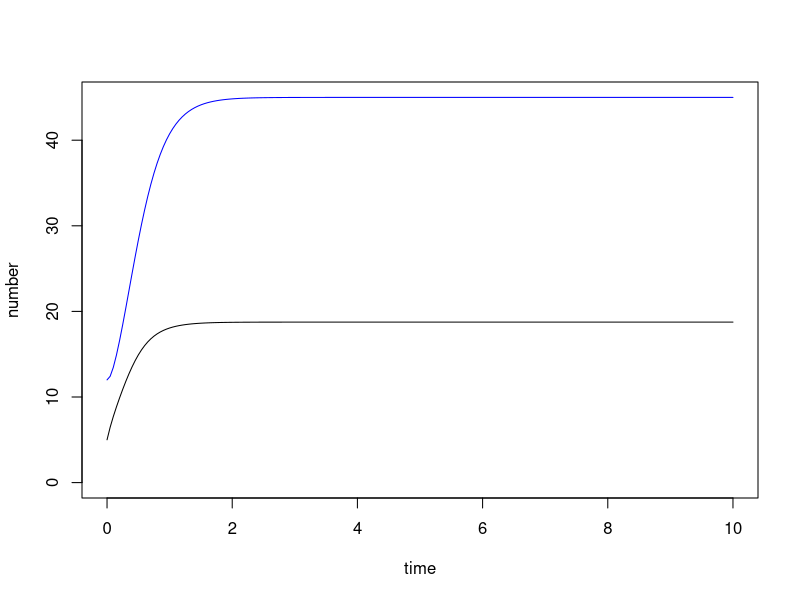

The R source for this figure:
##############################################################
######### ODE MODEL WITH DONNELLY TRANSMISSION LOGIC #########
##############################################################

## ODE model where you lose infectivity after probing/feeding on
## one plant, rather than having a loss of infectivity rate 
## parameter as in the Madden model.

rm(list = ls())

library(deSolve)

model_ode <- function(times, y, parms) {
  
  omega <- parms[["omega"]]
  eta <- parms[["eta"]]
  H <- parms[["H"]]
  A <- parms[["A"]]
  b <- parms[["b"]]
  a <- parms[["a"]]
  c <- parms[["c"]]
  d <- parms[["d"]]
  v <- parms[["v"]]
  epsilon <- parms[["epsilon"]]
  
  I <- y[["I"]]
  Z <- y[["Z"]]
  
  S <- H - I
  X <- A - Z
  #X <- y[["X"]]
  
  phi <- (S + v*I) / (omega*eta*(S + v*epsilon*I))

  dI <- phi*Z*b*S/(S + v*I) - (c + d)*I
  dZ <- phi*X*a*(1 - epsilon*omega)*v*I/(S + v*I) - phi*Z*(1 - a*(1 - epsilon*omega))*v*I/(S + v*I) - phi*Z*S/(S + v*I)
  #dX <- phi*Z*(1 - a*(1 - epsilon*omega))*v*I/(S + v*I) + phi*Z*S/(S + v*I) - phi*(X + Z)*a*(1 - epsilon*omega)*v*I/(S + v*I)
  
  return(list(c(dI, dZ#, dX
                )))
}

parms <- c(
  omega = 0.2,
  eta = 1,
  H = 25,
  A = 25*3,
  b = 1,
  a = 1,
  c = 1.5,
  d = 1.5,
  v = 1,
  epsilon = 1
)

init_I <- 5
init_Z <- parms[["A"]]*parms[["a"]]*(1-parms[["epsilon"]]*parms[["omega"]])*parms[["v"]]*init_I/
  (parms[["v"]]*init_I + parms[["H"]] - init_I)

init_states <- c(I = init_I, Z = init_Z#, X = 0
)


times <- seq(0, 10, by = 0.05)


run <- data.frame(ode(y = init_states,
                      times = times,
                      parms = parms,
                      func = model_ode))

plot(run$time, run$I, ylim=c(0,max(run)), xlab = "time", ylab = "number", type = "l")
lines(run$time, run$Z, col="blue")
#lines(run$time, run$X, col="red")
